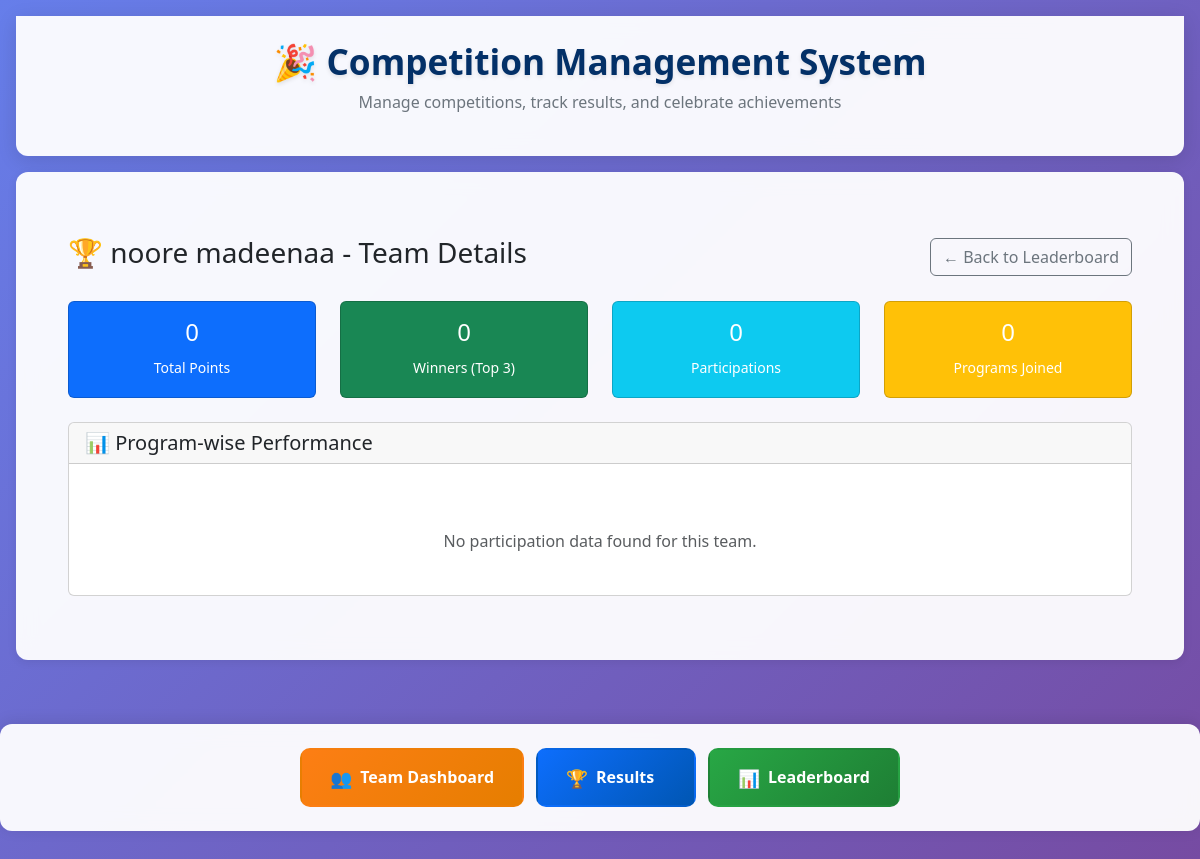
/team-detail/1/ (signed in), run on an earlier commit of the app's database.
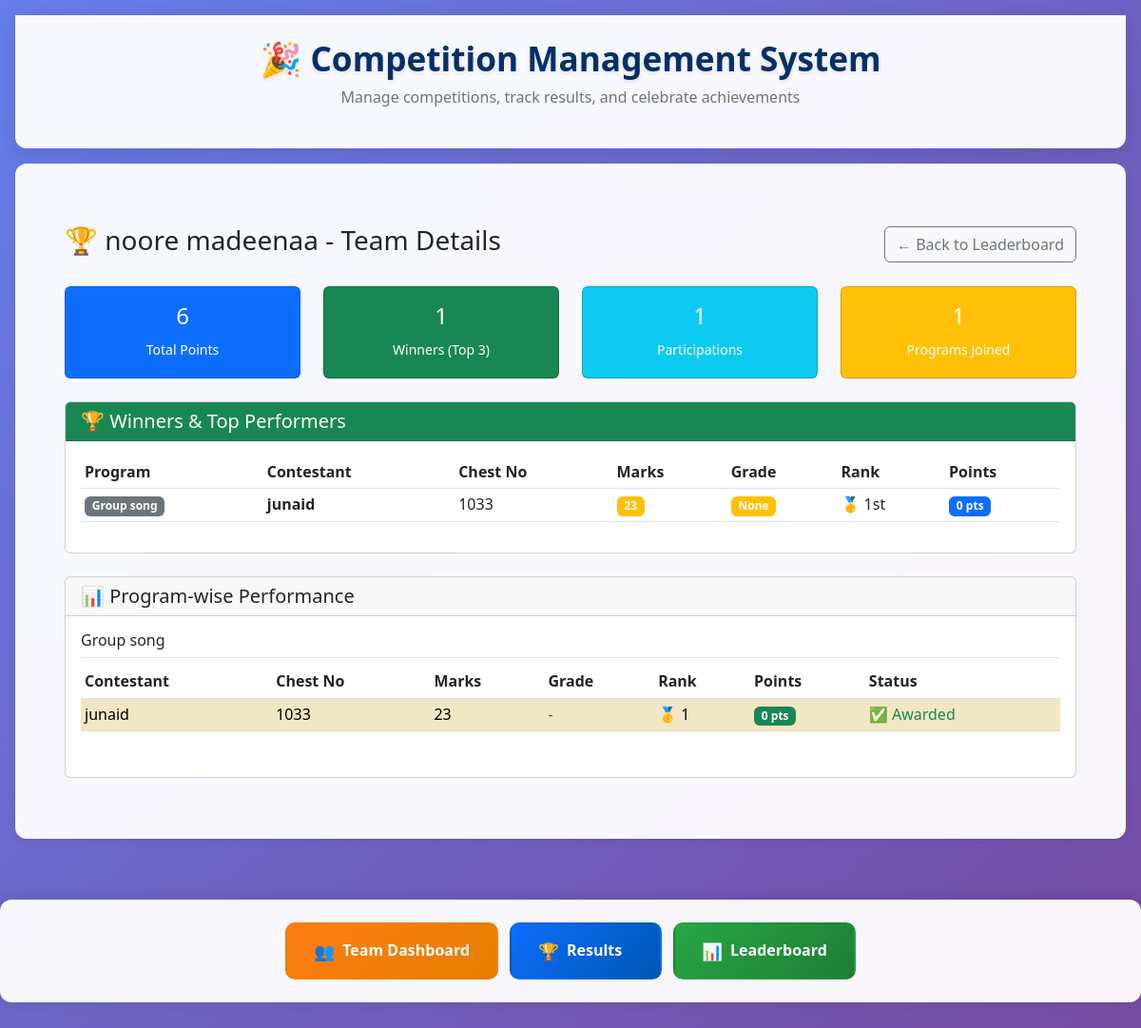
And on a later commit of the database.
### core/models.py (models this page shows, shortened)
class Participation(models.Model):
    contestant = models.ForeignKey(Contestant, on_delete=models.CASCADE)
    program = models.ForeignKey(Program, on_delete=models.CASCADE)
    marks = models.IntegerField(null=True, blank=True)
    rank = models.PositiveIntegerField(null=True, blank=True)
    grade = models.CharField(max_length=1, null=True, blank=True)
    points_awarded = models.BooleanField(default=False)

class Program(models.Model):
    name = models.CharField(max_length=100)
    category = models.ForeignKey(Category, on_delete=models.CASCADE)
    is_group = models.BooleanField(default=False, null=True)

class Contestant(models.Model):
    chest_no = models.PositiveIntegerField(unique=True, null=True)
    name = models.CharField(max_length=100)
    team = models.ForeignKey(Team, on_delete=models.CASCADE, null=True, blank=True)
    category = models.ForeignKey(Category, on_delete=models.CASCADE, null=True)
    total_points = models.IntegerField(default=0)

### core/views.py (the view)
# urls.py: path('team-detail/<int:team_id>/', views.team_detail, name='team_detail'),
@login_required
def team_detail(request, team_id):
    try:
        team = Team.objects.get(id=team_id)
    except Team.DoesNotExist:
        return redirect('team_leaderboard')
    participations = Participation.objects.filter(
        contestant__team=team,
        marks__isnull=False
    ).select_related('program', 'contestant').order_by('-marks')
    awarded_participations = participations.filter(points_awarded=True)
    first_place = awarded_participations.filter(rank=1).count()
    second_place = awarded_participations.filter(rank=2).count()
    third_place = awarded_participations.filter(rank=3).count()
    grade_a = awarded_participations.filter(grade='A').count()
    grade_b = awarded_participations.filter(grade='B').count()
    grade_c = awarded_participations.filter(grade='C').count()
    rank_points = (first_place * 6) + (second_place * 3) + (third_place * 1)
    grade_points = (grade_a * 6) + (grade_b * 3) + (grade_c * 1)
    total_calculated_points = rank_points + grade_points
    team_points_obj, created = TeamPoints.objects.get_or_create(team=team)
    if team_points_obj.points != total_calculated_points:
        team_points_obj.points = total_calculated_points
        team_points_obj.save()
    winners = participations.filter(rank__in=[1, 2, 3])
    others = participations.exclude(rank__in=[1, 2, 3])
    programs_performance = {}
    for participation in participations:
        program_name = participation.program.name
        if program_name not in programs_performance:
            programs_performance[program_name] = []
        programs_performance[program_name].append(participation)
    points_breakdown = {
        'rank_points': rank_points,
        'grade_points': grade_points,
        'total_points': total_calculated_points,
        'first_place_count': first_place,
        'second_place_count': second_place,
        'third_place_count': third_place,
        'grade_a_count': grade_a,
        'grade_b_count': grade_b,
        'grade_c_count': grade_c,
    }
    context = {
        'team': team,
        'team_points': total_calculated_points,  # Use calculated points
        'points_breakdown': points_breakdown,
        'participations': participations,
        'winners': winners,
        'others': others,
        'programs_performance': programs_performance,
        'total_participations': participations.count(),
        'total_winners': winners.count(),
        'awarded_participations': awarded_participations.count(),
    }
    return render(request, 'team_detail.html', context)

### templates/team_detail.html (shortened to what the changed rows need)
{% extends 'base.html' %}
{% block content %}
<div class="container mt-4">
    <div class="row mb-4">
        <div class="col-md-3">
            <div class="card text-center bg-primary text-white">
                <div class="card-body">
                    <h4>{{ team_points }}</h4>
                    <small>Total Points</small>
                </div>
            </div>
        </div>
        <div class="col-md-3">
            <div class="card text-center bg-success text-white">
                <div class="card-body">
                    <h4>{{ total_winners }}</h4>
                    <small>Winners (Top 3)</small>
                </div>
            </div>
        </div>
        <div class="col-md-3">
            <div class="card text-center bg-info text-white">
                <div class="card-body">
                    <h4>{{ total_participations }}</h4>
                    <small>Participations</small>
                </div>
            </div>
        </div>
        <div class="col-md-3">
            <div class="card text-center bg-warning text-white">
                <div class="card-body">
                    <h4>{{ programs_performance|length }}</h4>
                    <small>Programs Joined</small>
                </div>
            </div>
        </div>
    </div>
    {% if winners %}
    <div class="card mb-4">
        <div class="card-header bg-success text-white">
            <h5 class="mb-0">🏆 Winners & Top Performers</h5>
        </div>
        <div class="card-body">
            <div class="table-responsive">
                <table class="table table-sm">
                    <thead>
                        <tr>
                            <th>Program</th>
                            <th>Contestant</th>
                            <th>Chest No</th>
                            <th>Marks</th>
                            <th>Grade</th>
                            <th>Rank</th>
                            <th>Points</th>
                        </tr>
                    </thead>
                    <tbody>
                        {% for p in winners %}
                        <tr>
                            <td><span class="badge bg-secondary">{{ p.program.name }}</span></td>
                            <td><strong>{{ p.contestant.name }}</strong></td>
                            <td>{{ p.contestant.chest_no }}</td>
                            <td>
                                <span class="badge {% if p.marks >= 80 %}bg-success{% elif p.marks >= 60 %}bg-info{% else %}bg-warning{% endif %}">
                                    {{ p.marks }}
                                </span>
                            </td>
                            <td>
                                <span class="badge {% if p.grade == 'A' %}bg-success{% elif p.grade == 'B' %}bg-info{% else %}bg-warning{% endif %}">
                                    {{ p.grade }}
                                </span>
                            </td>
                            <td>
                                {% if p.rank == 1 %}🥇 1st
                                {% elif p.rank == 2 %}🥈 2nd
                                {% elif p.rank == 3 %}🥉 3rd
                                {% endif %}
                            </td>
                            <td>
                                <span class="badge bg-primary">
                                    {% if p.rank == 1 and p.grade == 'A' %}12
                                    {% elif p.rank == 1 and p.grade == 'B' %}9
                                    {% elif p.rank == 1 and p.grade == 'C' %}7
                                    {% elif p.rank == 2 and p.grade == 'A' %}9
                                    {% elif p.rank == 2 and p.grade == 'B' %}6
                                    {% elif p.rank == 2 and p.grade == 'C' %}4
                                    {% elif p.rank == 3 and p.grade == 'A' %}7
                                    {% elif p.rank == 3 and p.grade == 'B' %}4
                                    {% elif p.rank == 3 and p.grade == 'C' %}2
                                    {% else %}0
                                    {% endif %} pts
                                </span>
                            </td>
                        </tr>
                        {% endfor %}
                    </tbody>
                </table>
            </div>
        </div>
    </div>
    {% endif %}
    <div class="card mb-4">
        <div class="card-body">
            {% for program, participants in programs_performance.items %}
            <div class="mb-3">
                <h6 class="border-bottom pb-2">{{ program }}</h6>
                <div class="table-responsive">
                    <table class="table table-sm table-striped">
                        <thead>
                            <tr>
                                <th>Contestant</th>
                                <th>Chest No</th>
                                <th>Marks</th>
                                <th>Grade</th>
                                <th>Rank</th>
                                <th>Points</th>
                                <th>Status</th>
                            </tr>
                        </thead>
                        <tbody>
                            {% for p in participants %}
                            <tr {% if p.rank <= 3 %}class="table-warning"{% endif %}>
                                <td>{{ p.contestant.name }}</td>
                                <td>{{ p.contestant.chest_no }}</td>
                                <td>{{ p.marks }}</td>
                                <td>
                                    {% if p.grade %}
                                        <span class="badge {% if p.grade == 'A' %}bg-success{% elif p.grade == 'B' %}bg-info{% else %}bg-warning{% endif %}">
                                            {{ p.grade }}
                                        </span>
                                    {% else %}
                                        <span class="text-muted">-</span>
                                    {% endif %}
                                </td>
                                <td>
                                    {% if p.rank <= 3 %}
                                        {% if p.rank == 1 %}🥇{% elif p.rank == 2 %}🥈{% elif p.rank == 3 %}🥉{% endif %} {{ p.rank }}
                                    {% else %}
                                        {{ p.rank }}
                                    {% endif %}
                                </td>
                                <td>
                                    {% if p.points_awarded %}
                                        <span class="badge bg-success">
                                            {% if p.rank == 1 and p.grade == 'A' %}12
                                            {% elif p.rank == 1 and p.grade == 'B' %}9
                                            {% elif p.rank == 1 and p.grade == 'C' %}7
                                            {% elif p.rank == 2 and p.grade == 'A' %}9
                                            {% elif p.rank == 2 and p.grade == 'B' %}6
                                            {% elif p.rank == 2 and p.grade == 'C' %}4
                                            {% elif p.rank == 3 and p.grade == 'A' %}7
                                            {% elif p.rank == 3 and p.grade == 'B' %}4
                                            {% elif p.rank == 3 and p.grade == 'C' %}2
                                            {% elif p.grade == 'A' %}6
                                            {% elif p.grade == 'B' %}3
                                            {% elif p.grade == 'C' %}1
                                            {% else %}0
                                            {% endif %} pts
                                        </span>
                                    {% else %}
                                        <span class="text-muted">Not awarded</span>
                                    {% endif %}
                                </td>
                                <td>
                                    {% if p.points_awarded %}
                                        <span class="text-success">✅ Awarded</span>
                                    {% else %}
                                        <span class="text-warning">⏳ Pending</span>
                                    {% endif %}
                                </td>
                            </tr>
                            {% endfor %}
                        </tbody>
                    </table>
                </div>
            </div>
            {% empty %}
            <div class="text-center text-muted py-4">
                <br>
                No participation data found for this team.
            </div>
            {% endfor %}
        </div>
    </div>
</div>
{% endblock %}

What changed in the data, as far as the page shows it:
now on this page (row edited): Participation: program.name "Group song", contestant.name "junaid", contestant.chest_no "1033", marks "23", grade "None", shows "🥇 1st", name "Group song", rank "1", points_awarded "0"
Also different on the page:
{{ team_points }}: "0" → "6"
{{ total_winners }}: "0" → "1"
{{ total_participations }}: "0" → "1"
{{ programs_performance|length }}: "0" → "1"
text no longer shown: "No participation data found for this team."
text now shown: "🏆 Winners & Top Performers Program Contestant Chest No Marks Grade Rank Points"
